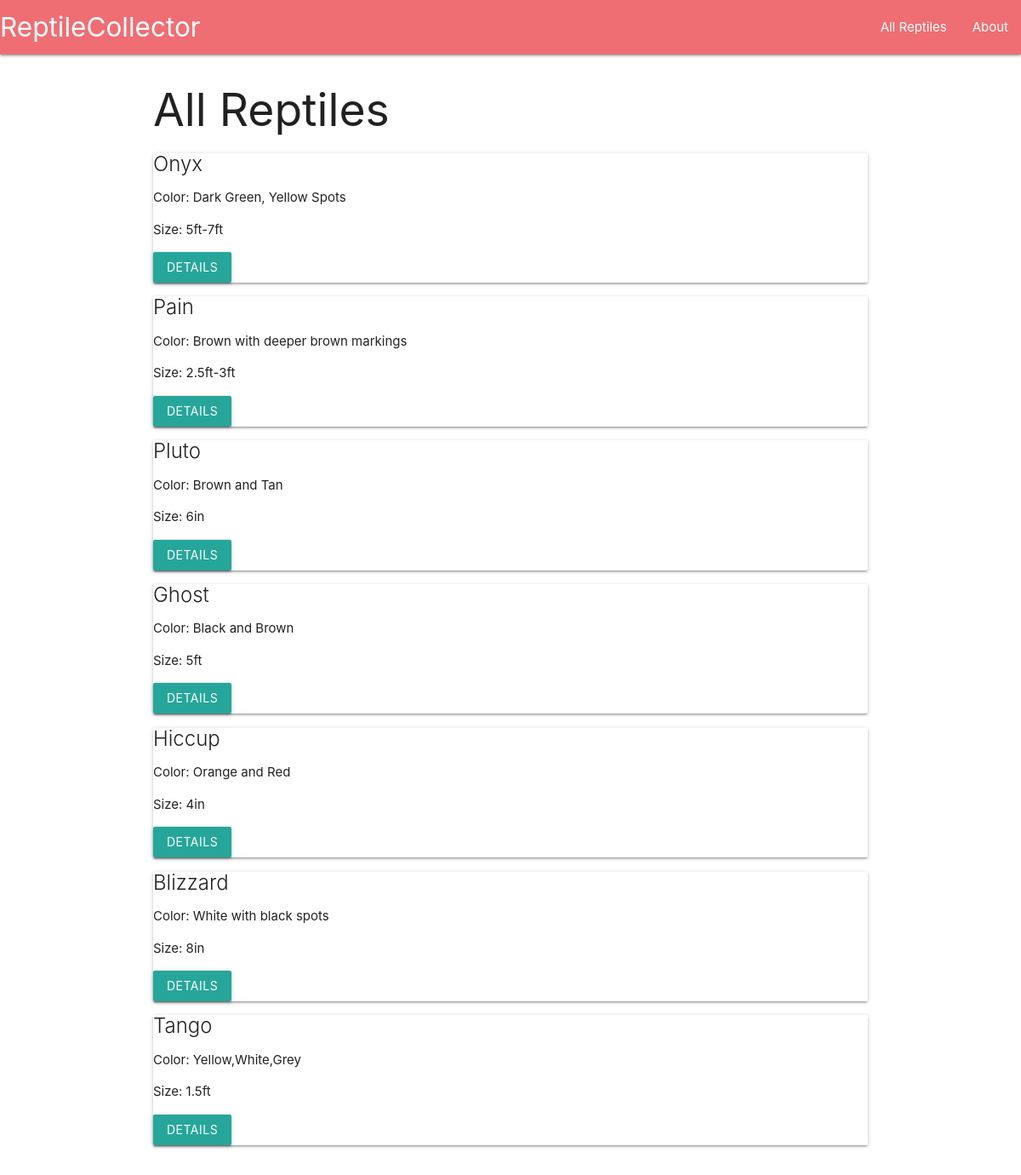
Before: / with the older database file.
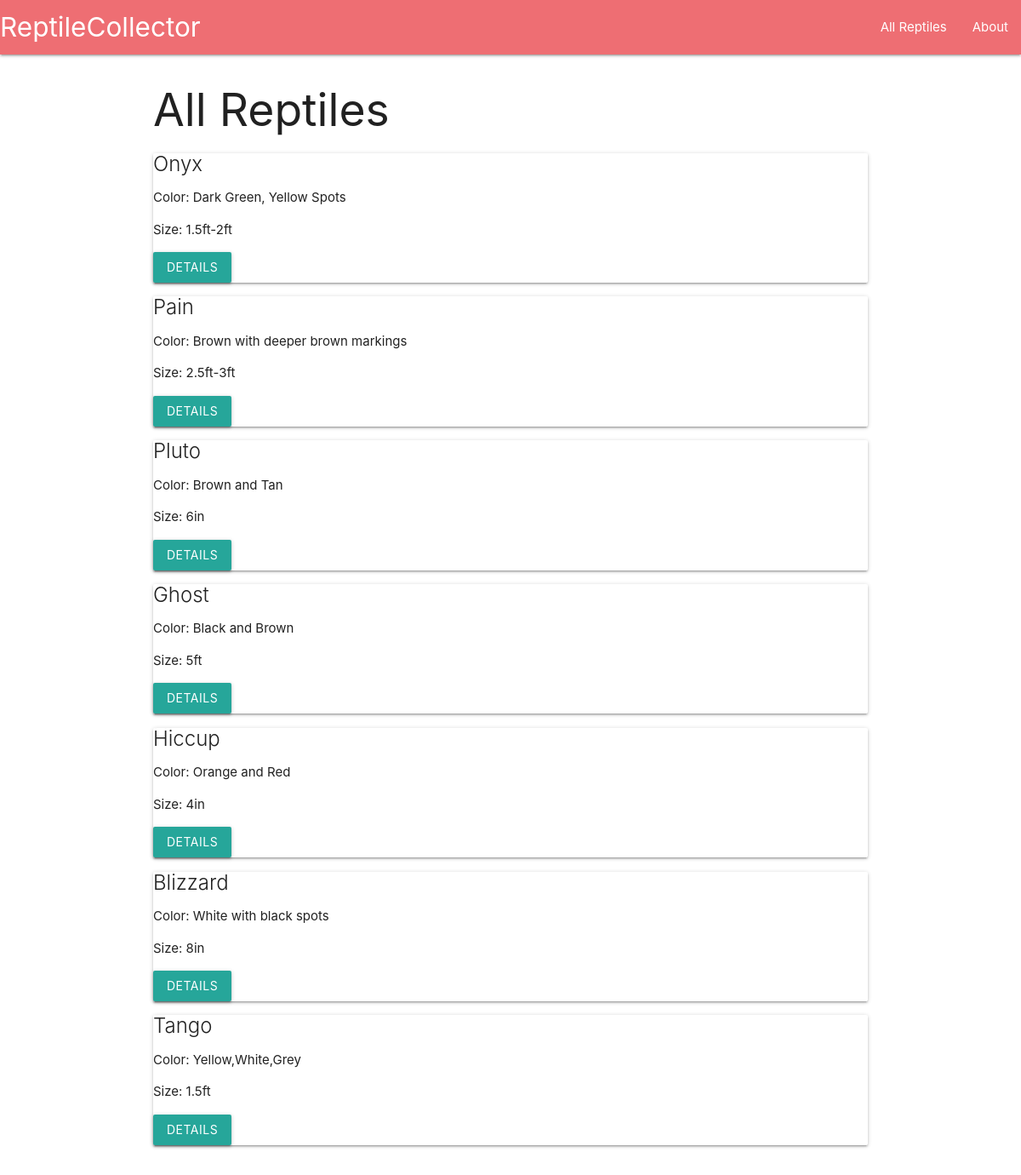
After: the same page with the newer database file.
### reptiles/models.py (models this page shows, shortened)
class Reptile(models.Model):
    name = models.CharField(max_length=100)
    species = models.CharField(max_length=100)
    color = models.CharField(max_length=50)
    size = models.CharField(max_length=20)
    description = models.TextField(max_length=300)

### reptiles/views.py (the view)
# urls.py: path('', index, name='index'),
def index(request):
    reptiles = Reptile.objects.all()
    return render(request, 'reptiles/index.html', {'reptiles': reptiles})

### reptiles/templates/reptiles/index.html
{% extends 'base.html' %}
{% block content %}
  <h2 class="my-4">All Reptiles</h2>
  <div class="row">
    {% for reptile in reptiles %}
      <div class="col-md-4 mb-4">
        <div class="card">
          <div class="card-body">
            <h5 class="card-title">{{ reptile.name }}</h5>
            <p class="card-text">Color: {{ reptile.color }}</p>
            <p class="card-text">Size: {{ reptile.size }}</p>
            <a href="{% url 'reptile_detail' reptile.id %}" class="btn btn-primary">Details</a>
          </div>
        </div>
      </div>
    {% endfor %}
  </div>
{% endblock %}

Changed rows visible on the page:
changed Reptile "Onyx": size "5ft-7ft" → "1.5ft-2ft"
